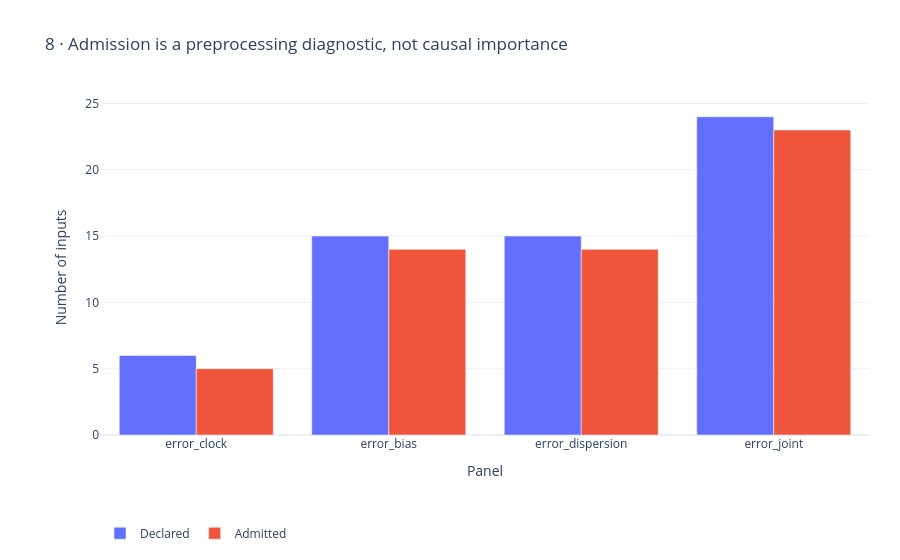

Notebook source saved alongside this figure:
### Markdown cell above
## Admission
Selected features are not causal explanations. Review which additions survived preprocessing.

### Code cell
figures[7].show(renderer='plotly_mimetype')

### Figure 1 — Plotly figure (JSON) as saved in the notebook; plotly's stock layout.template omitted (floating-point values rounded to 4 significant figures)
{"data": [{"name": "Declared", "type": "bar", "x": ["error_clock", "error_bias", "error_dispersion", "error_joint"], "y": [6, 15, 15, 24]}, {"name": "Admitted", "type": "bar", "x": ["error_clock", "error_bias", "error_dispersion", "error_joint"], "y": [5, 14, 14, 23]}], "layout": {"height": 560, "legend": {"orientation": "h", "y": -0.25}, "margin": {"b": 125, "l": 100, "r": 30, "t": 100}, "title": {"text": "8 · Admission is a preprocessing diagnostic, not causal importance"}, "xaxis": {"title": {"text": "Panel"}}, "yaxis": {"title": {"text": "Number of inputs"}}}}
